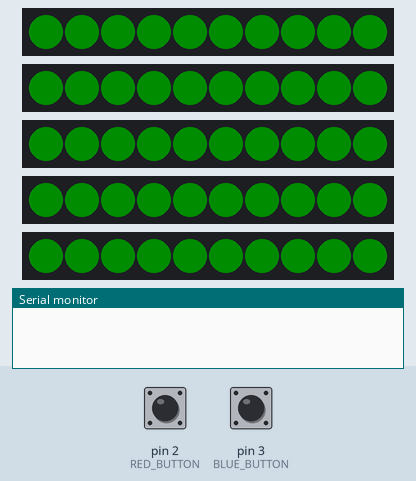
Recording of a program running on a simulated Arduino Mega 2560, built with avr-gcc and run on an emulated ATmega2560. Shown: 5 × 10 RGB LEDs in strip order, left to right, the last lines printed to the serial monitor. The inputs (shaded band) are chosen by the test bench; at power-on: pin 2 (RED_BUTTON) HIGH, pin 3 (BLUE_BUTTON) HIGH. Dim RGB values are drawn brighter than linear; random numbers use the default seed unless the program sets one.

Above: at 0.7 s.
2.2 s: pin 2 (RED_BUTTON) pulled LOW for 0.15 s
At 3.5 s:
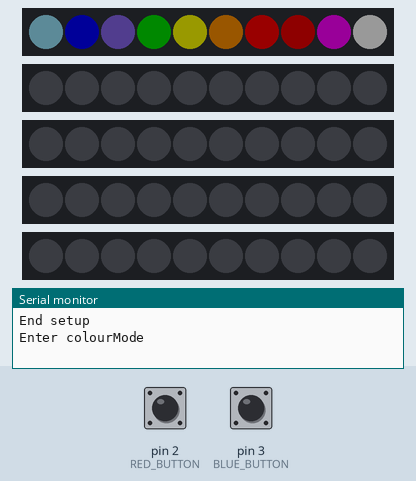
3.8 s: pin 3 (BLUE_BUTTON) pulled LOW for 0.15 s
At 4.5 s:
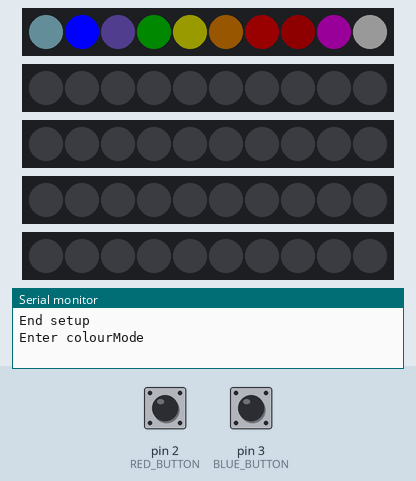
5.4 s: pin 3 (BLUE_BUTTON) pulled LOW for 1 s
At 7.0 s:
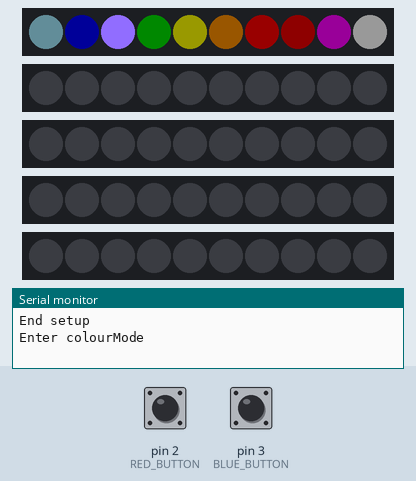
7.9 s: pin 2 (RED_BUTTON) pulled LOW for 1 s
At 10.1 s:
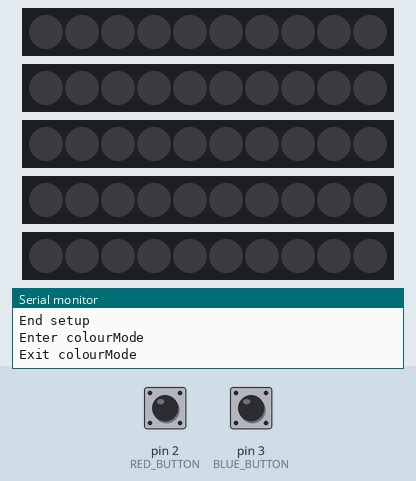
10.4 s: pin 3 (BLUE_BUTTON) pulled LOW for 0.15 s
At 11.7 s:
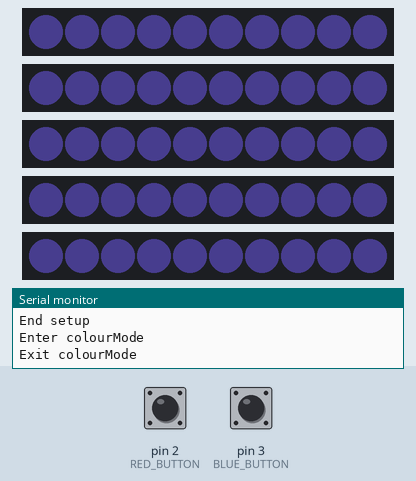
12.0 s: pin 3 (BLUE_BUTTON) pulled LOW for 3.2 s
At 16.5 s:
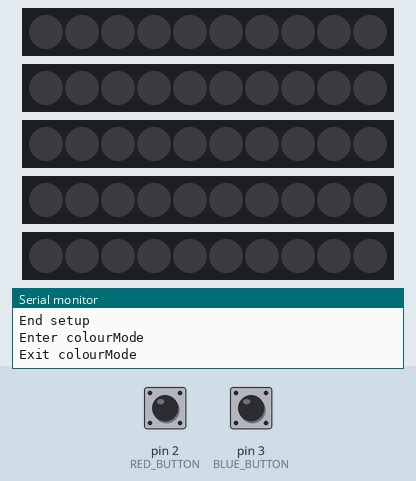
Timing chart, 0 to 17.7 s (numbered marks = the images above; inputs shaded):
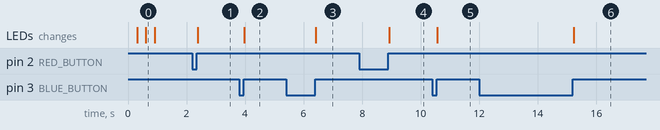

Measured:
- after the input at 2.2 s, the LEDs: change after 0.18 s (image 1)
- after the input at 3.8 s, the LEDs: change after 0.17 s (image 2)
- after the input at 5.4 s, the LEDs: change after 1.0 s (image 3)
- after the input at 7.9 s, the LEDs: change after 1.0 s (image 4)
- after the input at 10.4 s, the LEDs: change after 0.17 s (image 5)
- after the input at 12.0 s, the LEDs: change after 3.2 s (image 6)

The program:

main.cpp
```cpp
#include <Arduino.h>
#include "FastLED.h"

#if 0
// MKR1000
#define RED_BUTTON 7
#define BLUE_BUTTON 8
#define STRIP_0_PIN 0
#define STRIP_1_PIN 1
#define STRIP_2_PIN 2
#define STRIP_3_PIN 3
#define STRIP_4_PIN 4
#define MODE_STRIP 0
#define OPTIONS_STRIP 4
#else
// Arduino mega
#define RED_BUTTON 2
#define BLUE_BUTTON 3
#define STRIP_0_PIN 22
#define STRIP_1_PIN 24
#define STRIP_2_PIN 26
#define STRIP_3_PIN 28
#define STRIP_4_PIN 30
#define MODE_STRIP 0
#define OPTIONS_STRIP 0
#endif

#define NUM_LEDS 10

CRGB ledArray[5][NUM_LEDS];

volatile boolean redPushed = false;
volatile boolean bluePushed = false;
volatile boolean redFirst = false;

volatile boolean ledState = false;
volatile int ledBrightness = 25;

CRGB::HTMLColorCode currentColour;

//
// Interrupt routines
//
void redPushedInt() {
  redPushed = true;
  while(digitalRead(RED_BUTTON) == LOW)
  {
    if (digitalRead(BLUE_BUTTON) == LOW)
    {
      bluePushed = true;
      redFirst = true;
    }
  }
}

void bluePushedInt() {
  bluePushed = true;
  while(digitalRead(BLUE_BUTTON) == LOW)
  {
    if (digitalRead(RED_BUTTON) == LOW)
    {
      redPushed = true;
      redFirst = false;
    }
  }
}

void readButtons()
{
    if(digitalRead(RED_BUTTON) == LOW) {
      redPushed = true;
      while(digitalRead(RED_BUTTON) == LOW)
      {
        if(digitalRead(BLUE_BUTTON) == LOW) {
          redFirst = true;
          bluePushed = true;
        }
        delay(85);
      }
    }
    if(digitalRead(BLUE_BUTTON) == LOW) {
      bluePushed = true;
      while(digitalRead(BLUE_BUTTON) == LOW)
      {
        if(digitalRead(RED_BUTTON) == LOW) {
          redFirst = false;
          redPushed = true;
        }
        delay(85);
      }
    }
}

void setColorRow(CRGB *led, int num_leds, CRGB::HTMLColorCode colour)
{
  for(int i = 0; i < num_leds; i++)
  {
    led[i] = colour;
    led[i] %= ledBrightness;
  }
}

void setColourAllRows(CRGB ledArray[][NUM_LEDS], int num_rows, int num_leds, CRGB::HTMLColorCode colour)
{
  for(int i = 0; i < num_rows; i++)
  {
    setColorRow(ledArray[i], num_leds, colour);
  }
}

void fadeLightBy(CRGB *led, int num_leds, int percentage)
{
  for(int i = 0; i < num_leds; i++)
  {
    led[i] %= percentage;
  }
}

void fadeAllLightBy(CRGB ledArray[][NUM_LEDS], int num_rows, int num_leds, int percentage)
{
  for(int i = 0; i < num_rows; i++)
  {
    fadeLightBy(ledArray[i], num_leds, percentage);
  }
}


void allLedsOff(CRGB ledArray[][NUM_LEDS], int num_rows, int num_leds)
{
  for(int i=0; i < num_rows; i++)
  {
    setColorRow(ledArray[i], num_leds, CRGB::Black);
  }
  FastLED.show();
}

void allLedsOn(CRGB ledArray[][NUM_LEDS], int num_rows, int num_leds)
{
  for(int i=0; i < num_rows; i++)
  {
    setColorRow(ledArray[i], num_leds, currentColour);
  }
  FastLED.show();
}


void setup()
{
  Serial.begin(115200);
  FastLED.addLeds<NEOPIXEL, STRIP_0_PIN>(ledArray[0], NUM_LEDS);
  FastLED.addLeds<NEOPIXEL, STRIP_1_PIN>(ledArray[1], NUM_LEDS);
  FastLED.addLeds<NEOPIXEL, STRIP_2_PIN>(ledArray[2], NUM_LEDS);
  FastLED.addLeds<NEOPIXEL, STRIP_3_PIN>(ledArray[3], NUM_LEDS);
  FastLED.addLeds<NEOPIXEL, STRIP_4_PIN>(ledArray[4], NUM_LEDS);

  // digitalWrite(RED_BUTTON, HIGH);
  pinMode(RED_BUTTON, INPUT_PULLUP);
  // attachInterrupt(RED_BUTTON, redPushedInt, LOW);

  // digitalWrite(BLUE_BUTTON, HIGH);
  pinMode(BLUE_BUTTON, INPUT_PULLUP);
  // attachInterrupt(BLUE_BUTTON, bluePushedInt, LOW);

  currentColour = CRGB::Green;
  allLedsOn(ledArray, 5, NUM_LEDS);
  delay(300);
  allLedsOff(ledArray, 5, NUM_LEDS);
  delay(300);
  allLedsOn(ledArray, 5, NUM_LEDS);
  delay(300);
  allLedsOff(ledArray, 5, NUM_LEDS);
  randomSeed(analogRead(0));
  Serial.println("End setup");
}

void lightLedAccordingToState(boolean currentState)
{
  if (currentState)
  {
    FastLED.showColor(currentColour, ledBrightness);
  }
  else
  {
    FastLED.showColor(CRGB::Black);
  }
}
CRGB::HTMLColorCode pallet[] {CRGB::SkyBlue, CRGB::Blue, CRGB::DarkSlateBlue,
  CRGB::DarkGreen, CRGB::Yellow, CRGB::DarkOrange, CRGB::Red,
  CRGB::DarkRed, CRGB::Magenta, CRGB::White};

void colourMode(CRGB ledArray[][NUM_LEDS], int num_rows)
{
  allLedsOff(ledArray, num_rows, NUM_LEDS);
  int selected = 0;
  for(int i=0; i < 10; i++)
  {
    ledArray[OPTIONS_STRIP][i] = pallet[i];
    if (currentColour != pallet[i]) { ledArray[OPTIONS_STRIP][i] %= 25; }
    else { selected = i; }
  }
  FastLED.show();
  redPushed = false;
  bluePushed = false;
  Serial.println("Enter colourMode");
  while(!redPushed)
  {
    readButtons();
    if(bluePushed)
    {
      ledArray[OPTIONS_STRIP][selected].maximizeBrightness();
      ledArray[OPTIONS_STRIP][selected] %=25;
      selected = selected == 9? 0: selected+1;
      ledArray[OPTIONS_STRIP][selected].maximizeBrightness();
      FastLED.show();
      bluePushed = false;
    }
    currentColour = pallet[selected];
  }
  lightLedAccordingToState(ledState);
  Serial.println("Exit colourMode");
}

void brightnessMode(CRGB ledArray[][NUM_LEDS], int num_rows)
{
  int lvl = ledBrightness/25;
  int i = 0;
  allLedsOff(ledArray, 5, NUM_LEDS);
  // FastLED.showColor(CRGB::Black);
  for(; i < lvl; i++)
  {
    ledArray[OPTIONS_STRIP][i] = currentColour;
    ledArray[OPTIONS_STRIP][i] %= ledBrightness;
  }
  FastLED.show();
  redPushed = false;
  bluePushed = false;
  while(!redPushed)
  {
    readButtons();
    if (bluePushed)
    {
      lvl = lvl < 10? lvl+1: 1;
      int i = 0;
      for(; i < lvl; i++)
      {
        ledArray[OPTIONS_STRIP][i] = currentColour;
        ledArray[OPTIONS_STRIP][i] %= lvl*25;
      }
      for(; i < 10; i++)
      {
        ledArray[OPTIONS_STRIP][i] = CRGB::Black;
      }
      FastLED.show();
      bluePushed = false;
    }
  }
  ledBrightness = lvl*25;
}

CRGB::HTMLColorCode discoPallets[] {CRGB::Blue, CRGB::DarkSlateBlue,
  CRGB::DarkGreen, CRGB::Yellow, CRGB::DarkOrange, CRGB::Red, CRGB::Magenta};

int discoPatterns[][NUM_LEDS] = {
  {0,1,2,3,4,5,6,0,1,2},
  {1,0,3,4,1,4,5,0,2,5},
  {0,3,4,3,2,5,6,2,1,1},
  {3,4,2,0,4,2,6,0,1,2},
  {4,1,2,3,0,5,2,1,1,3},

  {5,6,2,3,4,0,1,2,3,4},
  {6,1,5,3,4,1,0,3,2,2},
  {0,5,2,3,1,5,3,0,1,2},
  {6,1,2,4,4,3,4,5,0,2},
  {0,2,1,3,3,4,6,0,1,0},
};
void discoMode()
{
  int line = 0;
  uint32_t point = millis();
  uint32_t speed = 200;
  redPushed  = false;
  bluePushed = false;
  redFirst = false;
  while(!redPushed)
  {
    readButtons();
    if (bluePushed)
    {
      speed = speed > 450? 50: speed +50;
      bluePushed = false;
    }
    if((millis() - point) > speed)
    {
      for(int i = 0; i < 5; i++)
      {
        line = random(0,7);
        for(int j=0; j < NUM_LEDS; j++)
        {
          ledArray[i][j] = discoPallets[discoPatterns[line][j]];
        }
      }
      point = millis();
      FastLED.show();
    }
    bluePushed  = false;

  }
  redFirst = false;
  redPushed  = false;
  bluePushed = false;
}

void loop()
{
  readButtons();
  if (redPushed && bluePushed)
  {
    redPushed = false;
    bluePushed = false;
    if (redFirst)
    {
      brightnessMode(ledArray, 5);
    }
    else
    {
      redPushed = false;
      discoMode();
    }
    lightLedAccordingToState(ledState);

    redPushed = false;
    bluePushed = false;
    redFirst = false;
  }
  else if (redPushed)
  {
    colourMode(ledArray, 5);
    redPushed = false;
    bluePushed = false;
  }
  else if (bluePushed)
  {
    ledState = !ledState;
    lightLedAccordingToState(ledState);
    bluePushed = false;
  }

}
```
